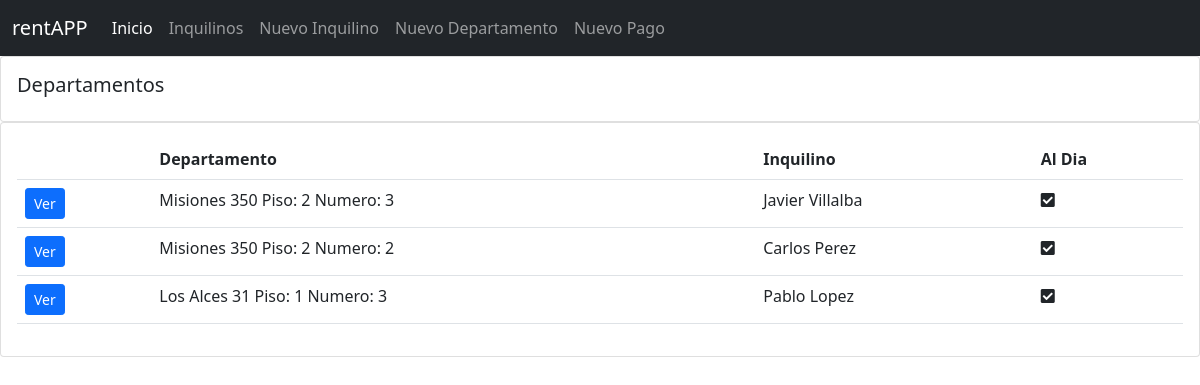
/, run on an earlier commit of the app's database.
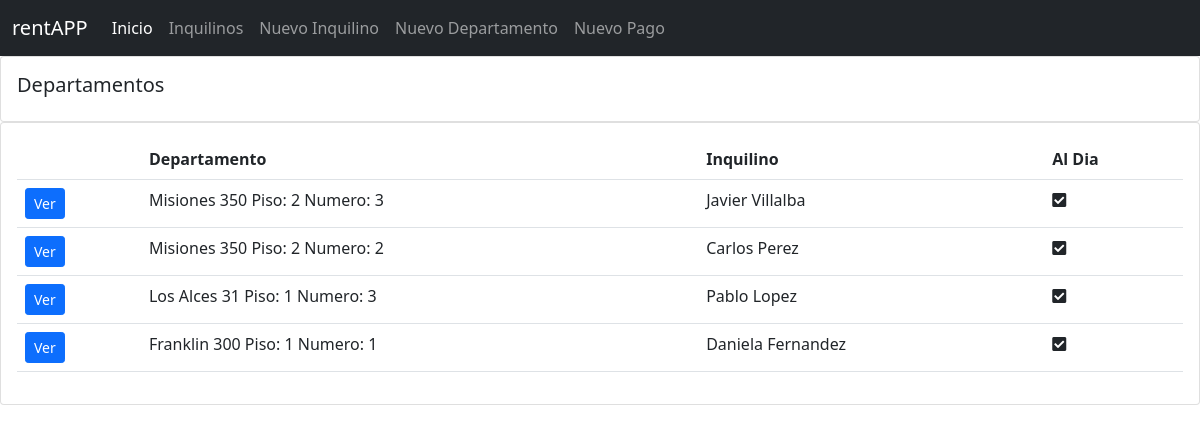
And on a later commit of the database.
### cuentas/models.py (models this page shows)
class Inquilino(models.Model):
    dni= models.IntegerField()
    nombre = models.CharField(max_length=50, null=True)
    apellido = models.CharField(max_length=50, null=True)
    email = models.EmailField()
    celular = models.DecimalField(max_digits=15, decimal_places=0, default=0)
    departamento = models.ForeignKey(Departamento, on_delete= models.PROTECT, null=True)
    def __str__(self):
        return "{} {}".format(self.nombre, self.apellido)

class Departamento(models.Model):
    nombre = models.CharField(max_length=50, default='')
    direccion = models.CharField(max_length=200, default='')
    piso = models.CharField(max_length=10, default=0, null=True)
    numero = models.CharField(max_length=10, default=0, null=True)
    provincia = models.ForeignKey(Provincia, on_delete= models.PROTECT, null=True)
    localidad = models.ForeignKey(Localidad, on_delete= models.PROTECT, null=True)
    def __str__(self):
        return "{} Piso: {} Numero: {}".format(self.direccion, self.piso, self.numero)

### cuentas/views.py (the view)
# urls.py: path('', views.index, name="home"),
def index(request):
    inquilino = Inquilino.objects.all()
    return render(request, 'cuentas/index.html', {'inquilino': inquilino })

### cuentas/templates/cuentas/index.html
{% extends 'cuentas/main.html' %}
{% block content %}
    <div class="row">
        <div class="col-md">
            <div class="card card-body">
                <h5>Departamentos</h5>
            </div>
            <div class="card card-body">
                <table class="table">
                    <tr>
                        <th></th>
                        <th>Departamento</th>
                        <th>Inquilino</th>
                        <th>Al Dia</th>
                    </tr>
                    {% for i in inquilino %}
                        <tr>
                            <td><a class= "btn btn-sm btn-primary" href="{% url 'departamento' i.departamento.id %}">Ver</a></td>
                            <td>{{i.departamento}}</td>
                            <td>{{i}}</td>
                            <td><i class="fas fa-check-square"></i></td>
                        </tr>
                    {% endfor %}
                </table>
            </div>
        </div>
    </div>
{% endblock %}

### cuentas/templates/cuentas/main.html (shortened to what this page needs)
{% load static %}
<!DOCTYPE html>
<html>
<head>
    <link href="https://cdn.jsdelivr.net/npm/bootstrap@5.0.0-beta2/dist/css/bootstrap.min.css" rel="stylesheet">
    <link rel="stylesheet" href="https://cdnjs.cloudflare.com/ajax/libs/font-awesome/5.15.4/css/all.min.css">
    <link rel="stylesheet" type="text/css" href="{% static '/css/main.css' %}">
</head>
<body>
    <nav class="navbar navbar-expand-lg navbar-dark bg-dark">
        <div class="container-fluid">
          <a class="navbar-brand" href="{% url 'home' %}">rentAPP</a>
          <div class="collapse navbar-collapse" id="navbarNavDropdown">
            <ul class="navbar-nav">
              <li class="nav-item">
                <a class="nav-link active" aria-current="page" href="{% url 'home' %}">Inicio</a>
              </li>
              <li class="nav-item">
                <a class="nav-link" href="{% url 'inquilinos' %}">Inquilinos</a>
              </li>
              <li class="nav-item">
                <a class="nav-link" href="{% url 'cargarInquilino' %}">Nuevo Inquilino</a>
              </li>
              <li class="nav-item">
                <a class="nav-link" href="{% url 'cargarDepartamento' %}">Nuevo Departamento</a>
              </li>
              <li class="nav-item">
                <a class="nav-link" href="{% url 'cargarPago' %}">Nuevo Pago</a>
              </li>
            </ul>
          </div>
        </div>
      </nav>
    {% block content %}
    {% endblock %}
</body>
</html>

What changed in the data, as far as the page shows it:
added Inquilino: departamento "Franklin 300 Piso: 1 Numero: 1", nombre+apellido "Daniela Fernandez"
